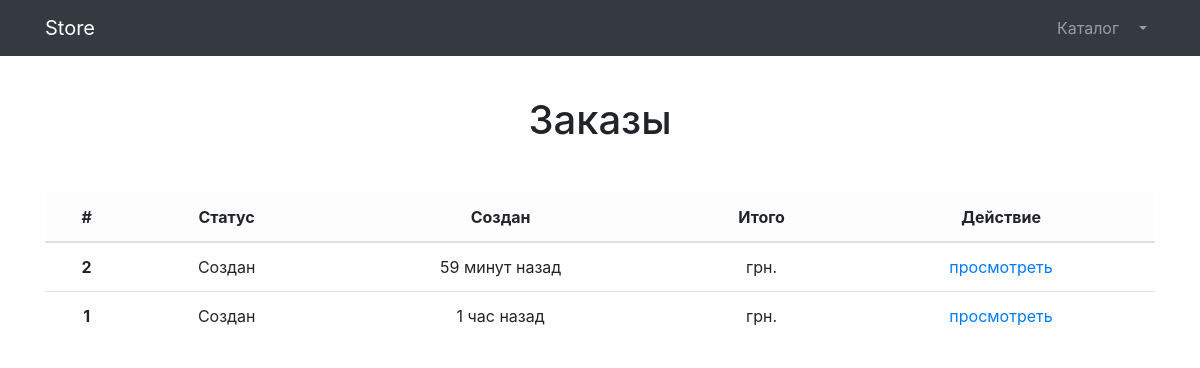
Page /orders/ (signed in) on the committed database.
### orders/models.py (models this page shows, shortened)
class Order(models.Model):
    CREATED = 0
    PAID = 1
    ON_WAY = 2
    DELIVERED = 3
    STATUSES = (
        (CREATED, 'Создан'),
        (PAID, 'Оплачен'),
        (ON_WAY, 'В пути'),
        (DELIVERED, 'Доставлен'),
    )
    first_name = models.CharField(max_length=64)
    last_name = models.CharField(max_length=64)
    email = models.EmailField(max_length=256)
    address = models.CharField(max_length=256)
    basket_history = models.JSONField(default=dict)
    created = models.DateTimeField(auto_now_add=True)
    status = models.SmallIntegerField(default=CREATED, choices=STATUSES)
    initiator = models.ForeignKey(to=User, on_delete=models.CASCADE)

### orders/views.py (the view)
# urls.py: path('', OrderListView.as_view(), name='orders_list'),
class OrderListView(TitleMixin, ListView):
    template_name = 'orders/orders.html'
    title = 'Store - Заказы'
    queryset = Order.objects.all()
    ordering = ('-created')
    def get_queryset(self):
        queryset = super(OrderListView, self).get_queryset()
        return queryset.filter(initiator=self.request.user)

### common/views.py (called while the page is built)
    def get_context_data(self, **kwargs):
        context = super(TitleMixin, self).get_context_data(**kwargs)
        context['title'] = self.title
        return context

### products/context_processors.py (called while the page is built)
def baskets(request):
    user = request.user
    return {'baskets': Basket.objects.filter(user=user) if user.is_authenticated else []}

### orders/templates/orders/orders.html
{% extends 'products/base.html' %}
{% load humanize %}
{% block content %}
    <section>
        <div class="container pt-5">
            <div class="text-center mt-5">
                <h1>Заказы</h1>
                <div class="orders mt-5">
                    <table class="table">
                        <thead>
                        <tr class="table-light">
                            <th scope="col">#</th>
                            <th scope="col">Статус</th>
                            <th scope="col">Создан</th>
                            <th scope="col">Итого</th>
                            <th scope="col">Действие</th>
                        </tr>
                        </thead>
                        <tbody>
                        {% for order in object_list %}
                            <tr>
                                <th scope="row">{{ order.id }}</th>
                                <td>{{ order.get_status_display }}</td>
                                <td>{{ order.created|naturaltime }}</td>
                                <td>{{ order.basket_history.total_sum|intcomma }} грн.</td>
                                <td>
                                    <a href="{% url 'orders:order' order.id %}">просмотреть</a>
                                </td>
                            </tr>
                        {% endfor %}
                        </tbody>
                    </table>
                </div>
            </div>
        </div>
    </section>
{% endblock %}

### rows in the picture
Order: id "2", status "Создан", created "59 минут назад"
Order: id "1", status "Создан", created "1 час назад"
